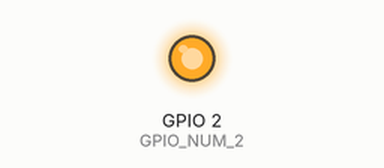
Bench run of a sketch on a simulated ESP32. On the bench: output pins drawn as LEDs (lit = HIGH). WiFi joins after 1.5 s; servers stay silent unless stated; what the sketch prints to the serial monitor is not drawn.

Above: at 3.0 s.
At 5.0 s:
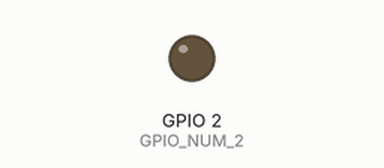
Timing chart, 0 to 6.7 s (numbered marks = the images above):
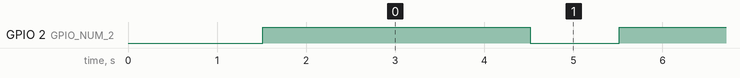

The sketch:

test.ino
```cpp
#include <WiFi.h>

int GPIO_NUM_2 = 2;

char ssid[] = "forEpic"; //  Change this to your network SSID (name).
char pass[] = "22345698";    // Change this your network password


void setup_wifi() {
  delay(10);
  Serial.print("\nConnecting to ");
  Serial.println(ssid);

  WiFi.begin(ssid, pass);

  while (WiFi.status() != WL_CONNECTED) {
    delay(500);
    Serial.print(".");
  }
  // randomSeed(micros());
  Serial.println("\nWiFi connected\nIP address: ");
  Serial.println(WiFi.localIP());
}
void setup() {
  Serial.begin(9600);
  pinMode(GPIO_NUM_2, OUTPUT);
  Serial.print("ok");
  setup_wifi();
}
void loop() {

  digitalWrite(GPIO_NUM_2, HIGH);
  delay(3000);
  digitalWrite(GPIO_NUM_2, LOW);
  delay(1000);
}
```

Measured:
- by itself, GPIO 2 (GPIO_NUM_2): alternates HIGH for 3.0 s and LOW for 1.0 s
